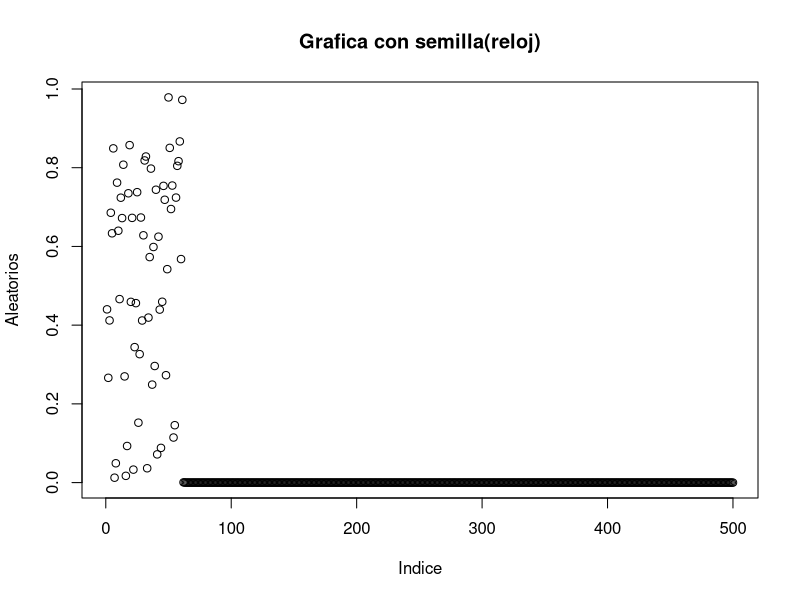

This chart was generated by the following R code:
# ==================================================================
# Generador Von Neumann de n?meros pseudoaleatorios
# ==================================================================

# Borrar todos los objetos (problemas semilla)
rm(list=ls(all=TRUE))

# ------------------------------------------------------------------
# initRANDVN(semilla,n)
#   Inicia el generador 
#   n n?mero de digitos centrales, 4 por defecto (debe ser un n? par)
#   Por defecto semilla del reloj
#   OJO: No se hace ninguna verificaci?n de los par?metros
# ------------------------------------------------------------------
initRANDVN <- function(semilla=as.numeric(Sys.time()), n=5) {
  .semilla <<- as.double(semilla) %% 10^n  #C?lculos en doble precisi?n
  .n <<- n
  .aux <<- 10^(2*n-n/2)
  .aux2 <<- 10^(n/2)
  return(invisible(list(semilla=.semilla,n=.n)))
}

# ------------------------------------------------------------------
# RANDVN()
#   Genera un valor pseudoaleatorio con el generador de Von Neumann
#   Actualiza la semilla (si no existe llama a initRANDVN)
# ------------------------------------------------------------------
RANDVN <- function() {
  if (!exists(".semilla", envir=globalenv())) initRANDVN()
  z <- .semilla^2
  .semilla <<- trunc((z-trunc(z/.aux)*.aux)/.aux2)
  return(.semilla/10^.n)
}


# ------------------------------------------------------------------
# RANDVNN(n)
#   Genera un vector de valores pseudoaleatorios con el generador congruencial
#   (por defecto de dimensi?n 1000)
#   Actualiza la semilla (si no existe llama a initRANDVN)
# ------------------------------------------------------------------
RANDVNN <- function(n=500) {
  x <- numeric(n)
  for(i in 1:n) x[i] <- RANDVN()
  return(x)
  # return(replicate(n,RANDVN()))  # Alternativa m?s r?pida
}

x <- RANDVNN()
plot(x,xlab = "Indice",ylab = "Aleatorios",main ="Grafica con semilla(reloj)")
